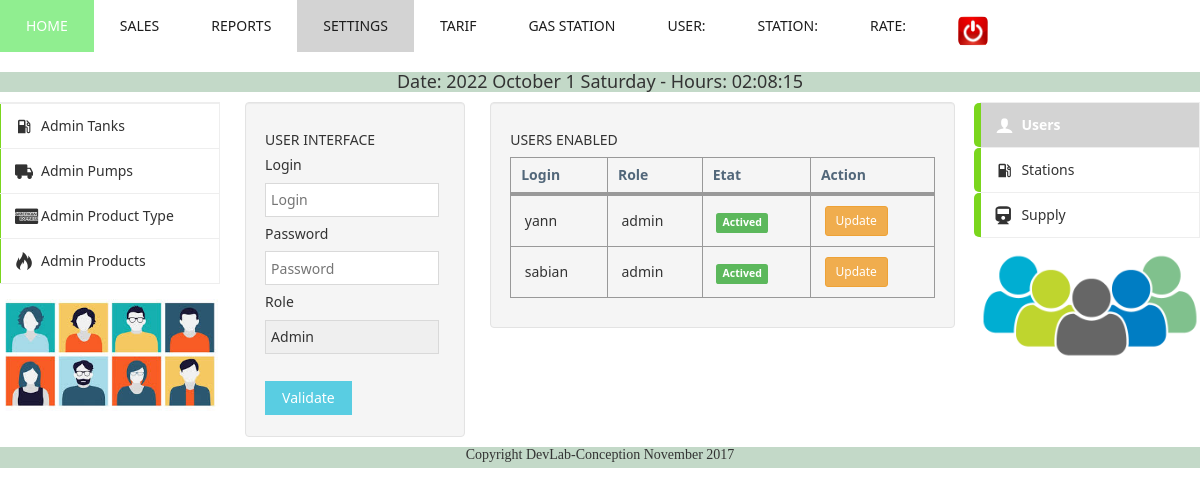
/usersadmin.php, run on the app's committed database.
### tables this page shows
CREATE TABLE IF NOT EXISTS `users` (
  `id` int(11) NOT NULL AUTO_INCREMENT,
  `login` varchar(255) NOT NULL,
  `pass` varchar(255) NOT NULL,
  `role` varchar(255) NOT NULL,
  `time` date NOT NULL,
  `station` int(11) NOT NULL,
  `etat` tinyint(4) NOT NULL,
  PRIMARY KEY (`id`),
  UNIQUE KEY `login` (`login`),
  KEY `FK_users_station_id` (`station`)
);

### usersadmin.php (the view, shortened to what this page needs)
<?php
include('header.php');
require_once('db.php');
try{
    $sql = "SELECT * FROM users ORDER BY id DESC";
    $req = $pdo->query($sql);
} catch (Exception $ex) {
    echo "Ligne : ".$ex->getLine();
    echo "<br/>";
    echo $ex->getMessage();
}
?>
<div class="grid">
    <div class="row cells5">
        <div class="cell">
            <?php include('gauchemenuadmin.php'); ?>
            <img src = "img/user.jpg">
        </div>
        <div class="cell well">
            <h5 class="text-light">USER INTERFACE</h5>
            <form method="post" onsubmit="return false;">
                <div class="row">
                    <div class="cell">
                        <label class="text-light">Login</label>
                        <div class="input-control text">
                            <input type="text" name="login" id="login" placeholder="Login"/>
                        </div>
                    </div>
                </div>
                <div class="row">
                    <div class="cell">
                        <label class="text-light">Password</label>
                        <div class="input-control password">
                            <input type="password" name="mot" id="mot" placeholder="Password"/>
                        </div>
                    </div>
                </div>
                <div class="row">
                    <div class="cell">
                        <label class="text-light">Role</label>
                        <div class="input-control select">
                            <select id="roletype" name="roletype">
                                <option value="admin">Admin</option>
                            </select>
                        </div>
                    </div>
                </div>
                <div id="resu"></div><br/>
                <div>
                    <button class="button info" id="valideInsertUser">Validate</button>
                </div>
            </form>
        </div>
        <div class="cell colspan2 well">
            <h5 class="text-light">USERS ENABLED</h5>
            <table class="dataTable border bordered" data-role="datatable" data-searching="true">
                <thead>
                    <tr>
                        <th class="">Login</th>
                        <th class="">Role</th>
                        <th class="">Etat</th>
                        <th class="">Action</th>
                    </tr>
                </thead>
                <tbody id="tableuser">
                    <?php
                    while ($users = $req->fetch(PDO::FETCH_OBJ)) {
                        ?>
                        <tr>
                            <td><?= $users->login; ?></td>
                            <td><?= $users->role; ?></td>
                            <td>
                                <?php
                                switch ($users->etat) {
                                    case 0: echo "<b class='label label-success'>Actived</b>";
                                        break;
                                }
                                ?>
                            </td>
                            <td>
                                <button class = 'btn btn-warning btn-sm' data-toggle="modal"  data-target="#updatepump-modal-sm-<?= $users->id; ?>">Update</button>
                            </td>
                        </tr>
                <?php } ?>
                </tbody>
            </table>
        </div>
        <div class="cell">
            <?php include('droitmenu.php'); ?>
            <img src = "img/users.png">
        </div>
    </div>
</div>
<?php include('footer.php'); ?>

### css/metro-responsive.css (style rules this page uses)
@media screen and (max-width: 1400px) { html { font-size: 110%; } }
@media screen and (max-width: 1200px) { html { font-size: 100%; } }

### data on the page
users: login "yann", role "admin", etat "Actived"
users: login "sabian", role "admin", etat "Actived"
